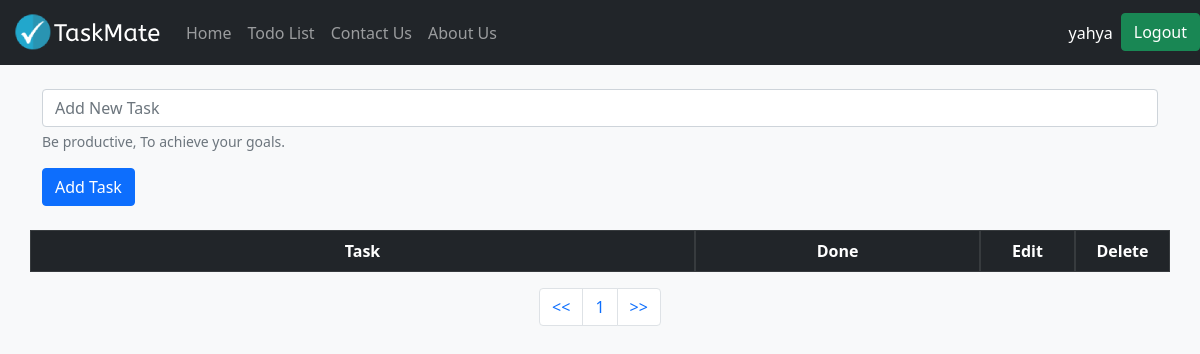
The app's page /todolist/ (signed in), older data.
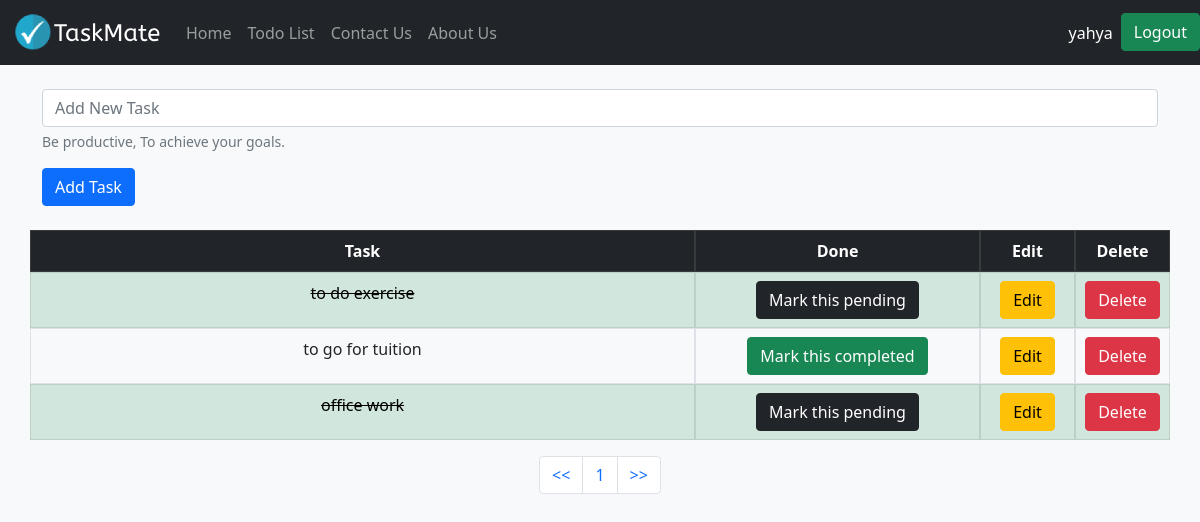
The same page, newer data.
### todolist_app/models.py (models this page shows, shortened)
class TaskList(models.Model):
    manage = models.ForeignKey(User, on_delete=models.CASCADE, default=None)
    created_at = models.DateTimeField(auto_now_add=True)
    task = models.CharField(max_length=255)
    done = models.BooleanField(default=False)

### todolist_app/views.py (the view)
# urls.py: path('todolist/', include('todolist_app.urls')),
@login_required
def todolist(request):
    if request.method == "POST":
        form = TaskForm(request.POST or None)
        if form.is_valid():
            instance = form.save(commit=False)
            instance.manage = request.user
            instance.save()
        messages.success(request,("New Task Added!"))
        return redirect('todolist')
    else:
        all_tasks = TaskList.objects.filter(manage=request.user).order_by('-created_at')
        paginator = Paginator(all_tasks, 8)
        page = request.GET.get("page")
        all_tasks = paginator.get_page(page)
        return render(request, 'todolist.html', {'all_tasks': all_tasks})

### todolist_app/templates/todolist.html (shortened to what this page needs)
{% extends "base.html" %}
{% block content %}
    <div class="container">
    <form method="POST">
        <div class="mb-3">
          <input type="text" class="form-control" name="task" placeholder="Add New Task">
          <div id="emailHelp" class="form-text">Be productive, To achieve your goals.</div>
        </div>
        <button type="submit" class="btn btn-primary">Add Task</button>
      </form>
        <table class="table caption-top table-bordered text-center">
            <thead class="table-dark">
              <tr class='row'>
                <th class="col-7">Task</th>
                <th class="col-3">Done</th>
                <th class="col-1">Edit</th>
                <th class="col-1">Delete</th>
              </tr>
            </thead>
            <tbody>
        {% if all_tasks %}
            {% for obj in all_tasks %}
                {% if obj.done %}
                    <tr class="table-success row">
                        <td class="col-7"><del>{{obj.task}}</del></td>
                        <td class="col-3"><a href="{% url 'pending_task' obj.id %}"><button type="button" class="btn btn-dark">Mark this pending</button></a></td>
                        <td class="col-1"><a href="{% url 'edit_task' obj.id %}"><button type="button" class="btn btn-warning">Edit</button></a></td>
                        <td class="col-1"><a href="{% url 'delete_task' obj.id %}"><button type="button" class="btn btn-danger">Delete</button></a></td>
                    </tr>
                {% else %}
                    <tr class='row'>
                        <td class="col-7">{{obj.task}}</td>
                        <td class="col-3"><a href="{% url 'complete_task' obj.id %}"><button type="button" class="btn btn-success">Mark this completed</button></a></td>
                        <td class="col-1"><a href="{% url 'edit_task' obj.id %}"><button type="button" class="btn btn-warning">Edit</button></a></td>
                        <td class="col-1"><a href="{% url 'delete_task' obj.id %}"><button type="button" class="btn btn-danger">Delete</button></a></td>
                    </tr>
                {% endif %}
            {%endfor%}
        {% endif %}
            </tbody>
        </table>
        <nav aria-label="Page navigation example">
            <ul class="pagination justify-content-center">
              <li class="page-item"><a class="page-link" href="?page=1"><<</a></li>
              <li class="page-item"><a class="page-link" href="?page={{ all_tasks.number }}">{{ all_tasks.number }}</a></li>
              <li class="page-item"><a class="page-link" href="?page={{ all_tasks.paginator.num_pages}}">>></a></li>
            </ul>
        </nav>
    </div>
{% endblock content %}

### taskmate/templates/base.html (shortened to what this page needs)
{% load static %}
<!doctype html>
<html lang="en">
  <head>
    <link href="https://cdn.jsdelivr.net/npm/bootstrap@5.0.2/dist/css/bootstrap.min.css" rel="stylesheet">
    <nav class="navbar navbar-expand-lg navbar-dark bg-dark">
        <div class="container-fluid">
          <a class="navbar-brand" href="{% url 'index' %}"><img src="{% static 'images/logo-1.png' %}" alt="Taskmate"> </a>
          <div class="collapse navbar-collapse" id="navbarNav">
            <ul class="navbar-nav">
              <li class="nav-item">
                <a class="nav-link" aria-current="page" href="{% url 'index' %}">Home</a>
              </li>
              <li class="nav-item">
                <a class="nav-link" href="{% url 'todolist' %}">Todo List</a>
              </li>
              <li class="nav-item">
                <a class="nav-link" href="{% url 'contact' %}">Contact Us</a>
              </li>
              <li class="nav-item">
                <a class="nav-link" href="{% url 'about' %}">About Us</a>
              </li>
            </ul>
          </div>
        </div>
        {% if user.is_authenticated %}
        <div class="d-flex">
          <div class="p-2 text-white">{{ user.username }}</div>
          <a href="{% url 'logout' %}">
          <button class="btn btn-success ml-5" type="submit">Logout</button>
          </a>
        </div>
        {% endif %}
      </nav>
  </head>
  <body class="bg-light">
   {% block content %}
   {% endblock content %}
  </body>
</html>

Row changes from the older to the newer data that the page shows:
now on this page (row edited): TaskList: task "to do exercise"
added TaskList: task "to go for tuition"
added TaskList: task "office work"
